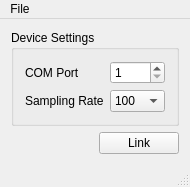
<?xml version="1.0" encoding="UTF-8"?>
<ui version="4.0">
 <class>MainWindow</class>
 <widget class="QMainWindow" name="MainWindow">
  <property name="geometry">
   <rect>
    <x>0</x>
    <y>0</y>
    <width>190</width>
    <height>175</height>
   </rect>
  </property>
  <property name="windowTitle">
   <string>AMTI Connector</string>
  </property>
  <widget class="QWidget" name="centralWidget">
   <layout class="QHBoxLayout" name="horizontalLayout_2">
    <item>
     <layout class="QVBoxLayout" name="verticalLayout">
      <item>
       <widget class="QGroupBox" name="groupBox">
        <property name="title">
         <string>Device Settings</string>
        </property>
        <layout class="QFormLayout" name="formLayout">
         <property name="fieldGrowthPolicy">
          <enum>QFormLayout::AllNonFixedFieldsGrow</enum>
         </property>
         <item row="0" column="0">
          <widget class="QLabel" name="label_4">
           <property name="text">
            <string>COM Port</string>
           </property>
          </widget>
         </item>
         <item row="0" column="1">
          <widget class="QSpinBox" name="comPort">
           <property name="minimum">
            <number>1</number>
           </property>
           <property name="maximum">
            <number>20</number>
           </property>
          </widget>
         </item>
         <item row="1" column="0">
          <widget class="QLabel" name="label">
           <property name="text">
            <string>Sampling Rate</string>
           </property>
          </widget>
         </item>
         <item row="1" column="1">
          <widget class="QComboBox" name="samplingRate">
           <property name="currentIndex">
            <number>0</number>
           </property>
           <item>
            <property name="text">
             <string>100</string>
            </property>
           </item>
           <item>
            <property name="text">
             <string>200</string>
            </property>
           </item>
          </widget>
         </item>
        </layout>
       </widget>
      </item>
      <item>
       <spacer name="verticalSpacer">
        <property name="orientation">
         <enum>Qt::Vertical</enum>
        </property>
        <property name="sizeHint" stdset="0">
         <size>
          <width>20</width>
          <height>40</height>
         </size>
        </property>
       </spacer>
      </item>
      <item>
       <layout class="QHBoxLayout" name="horizontalLayout">
        <item>
         <spacer name="horizontalSpacer">
          <property name="orientation">
           <enum>Qt::Horizontal</enum>
          </property>
          <property name="sizeHint" stdset="0">
           <size>
            <width>40</width>
            <height>20</height>
           </size>
          </property>
         </spacer>
        </item>
        <item>
         <widget class="QPushButton" name="linkButton">
          <property name="text">
           <string>Link</string>
          </property>
         </widget>
        </item>
       </layout>
      </item>
     </layout>
    </item>
   </layout>
  </widget>
  <widget class="QMenuBar" name="menuBar">
   <property name="geometry">
    <rect>
     <x>0</x>
     <y>0</y>
     <width>190</width>
     <height>21</height>
    </rect>
   </property>
   <widget class="QMenu" name="menuFile">
    <property name="title">
     <string>File</string>
    </property>
    <addaction name="actionLoad_Configuration"/>
    <addaction name="actionSave_Configuration"/>
    <addaction name="separator"/>
    <addaction name="actionQuit_2"/>
   </widget>
   <addaction name="menuFile"/>
  </widget>
  <widget class="QStatusBar" name="statusBar"/>
  <action name="actionLoad_Configuration">
   <property name="text">
    <string>Load Configuration</string>
   </property>
  </action>
  <action name="actionSave_Configuration">
   <property name="text">
    <string>Save Configuration</string>
   </property>
  </action>
  <action name="actionQuit">
   <property name="text">
    <string>Quit</string>
   </property>
  </action>
  <action name="actionQuit_2">
   <property name="text">
    <string>Quit</string>
   </property>
  </action>
 </widget>
 <layoutdefault spacing="6" margin="11"/>
 <resources/>
 <connections/>
</ui>
